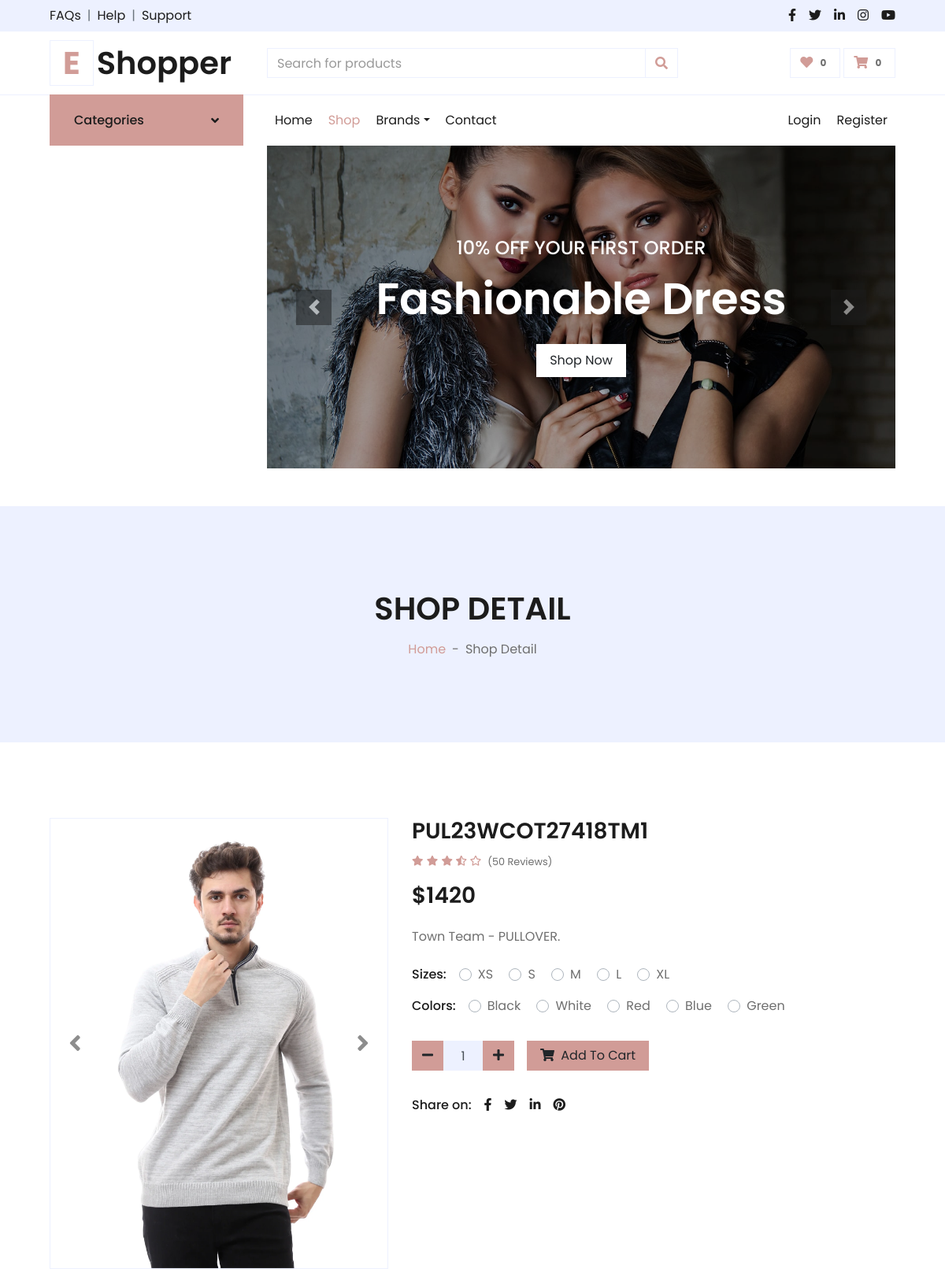
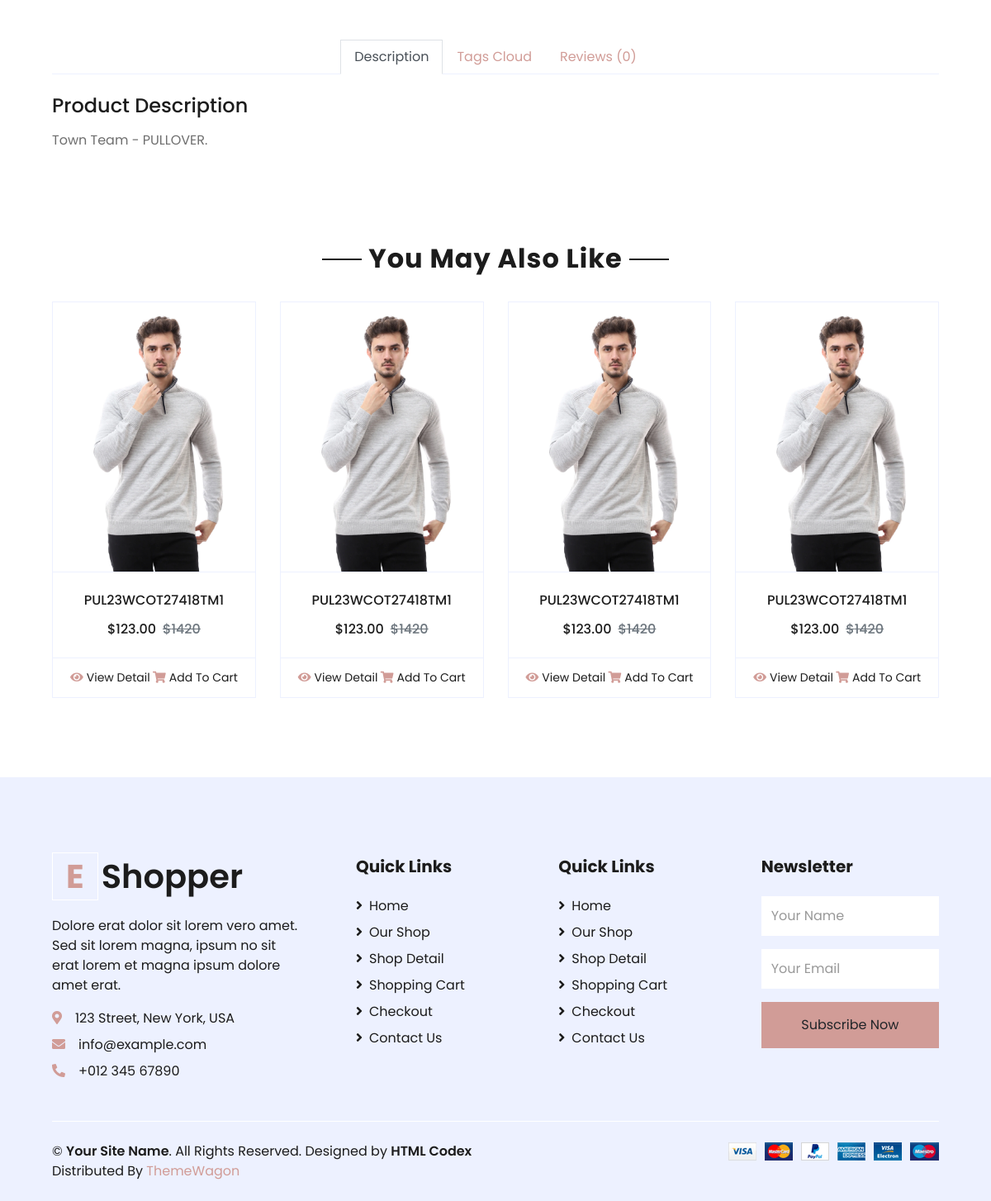
The page /products/pul23wcot27418tm1 on the database its author committed (2 pictures, top to bottom).
### products/models.py (models this page shows)
class Product(models.Model):
    name = models.CharField(unique=True, max_length=50)
    image = models.ImageField(upload_to='product/')
    stock = models.IntegerField(default=1)
    price = models.IntegerField(default=0)
    discount = models.IntegerField(default=0)
    description = models.TextField(max_length=10000)
    created_at = models.DateTimeField( default=timezone.now)
    slug = models.SlugField(null=True,blank=True , unique=True)
    views = models.PositiveIntegerField(default=0)
    is_available = models.BooleanField(default=True)
    tags = TaggableManager()
    subcategory = models.ForeignKey("Subcategory",null=True,blank=True, on_delete=models.CASCADE)
    PRDBrand = models.ForeignKey('Brand' ,related_name='product_brand', on_delete=models.CASCADE , blank=True, null=True ,verbose_name=_("Brand "))
    class Meta:
        ordering = ["name"]
    def save(self,*args, **kwargs):
        if not self.slug:
            self.slug=slugify(self.name)
        super(Product,self).save(*args,**kwargs)
    def get_absolute_url(self):
        return reverse("product_detail", args=[self.slug])
    def __str__(self):
        return self.name

### products/views.py (the view)
# urls.py: path('<slug:product_slug>', product_detail ,name = 'product_detail'),
def product_detail(request ,product_slug):
    try:
        single_product = Product.objects.get(slug=product_slug)
        single_product.views+=1
        single_product.save()
        related = Product.objects.filter(subcategory=single_product.subcategory)
    except Exception as e:
        raise e
    context = {
        'single_product':single_product,
        'related':related,
    }
    return render(request , 'products/product_detail.html' , context)

### products/models.py (called while the page is built)
    def get_url(self):
        return reverse('product_by_subcategory',args=[self.id])

    def get_url(self):
        return reverse('product_by_brand',args=[self.slug])

    def __str__(self):
        return self.BRDName

### products/product_context.py (called while the page is built)
def category_nav(request):
    categories = Category.objects.all()
    brands = Brand.objects.all()
    context = {
        'categories':categories,
        'brands':brands
    }
    return context

### products/templates/products/product_detail.html (shortened to what this page needs)
{% extends "base.html" %}
{% load static %}
{% block body %}
    <div class="container-fluid bg-secondary mb-5">
        <div class="d-flex flex-column align-items-center justify-content-center" style="min-height: 300px">
            <h1 class="font-weight-semi-bold text-uppercase mb-3">Shop Detail</h1>
            <div class="d-inline-flex">
                <p class="m-0"><a href="">Home</a></p>
                <p class="m-0 px-2">-</p>
                <p class="m-0">Shop Detail</p>
            </div>
        </div>
    </div>
    <div class="container-fluid py-5">
        <div class="row px-xl-5">
            <div class="col-lg-5 pb-5">
                <div id="product-carousel" class="carousel slide" data-ride="carousel">
                    <div class="carousel-inner border">
                        <div class="carousel-item active">
                            <img class="w-100 h-100" src="{{single_product.image.url}}" alt="Image">
                        </div>
                    </div>
                    <a class="carousel-control-prev" href="#product-carousel" data-slide="prev">
                        <i class="fa fa-2x fa-angle-left text-dark"></i>
                    </a>
                    <a class="carousel-control-next" href="#product-carousel" data-slide="next">
                        <i class="fa fa-2x fa-angle-right text-dark"></i>
                    </a>
                </div>
            </div>
            <div class="col-lg-7 pb-5">
                <h3 class="font-weight-semi-bold">{{single_product}}</h3>
                <div class="d-flex mb-3">
                    <div class="text-primary mr-2">
                        <small class="fas fa-star"></small>
                        <small class="fas fa-star"></small>
                        <small class="fas fa-star"></small>
                        <small class="fas fa-star-half-alt"></small>
                        <small class="far fa-star"></small>
                    </div>
                    <small class="pt-1">(50 Reviews)</small>
                </div>
                <h3 class="font-weight-semi-bold mb-4">${{single_product.price}}</h3>
                <p class="mb-4">{{single_product.description}}</p>
                <div class="d-flex mb-3">
                    <p class="text-dark font-weight-medium mb-0 mr-3">Sizes:</p>
                    <form>
                        <div class="custom-control custom-radio custom-control-inline">
                            <label class="custom-control-label" for="size-1">XS</label>
                        </div>
                        <div class="custom-control custom-radio custom-control-inline">
                            <label class="custom-control-label" for="size-2">S</label>
                        </div>
                        <div class="custom-control custom-radio custom-control-inline">
                            <label class="custom-control-label" for="size-3">M</label>
                        </div>
                        <div class="custom-control custom-radio custom-control-inline">
                            <label class="custom-control-label" for="size-4">L</label>
                        </div>
                        <div class="custom-control custom-radio custom-control-inline">
                            <label class="custom-control-label" for="size-5">XL</label>
                        </div>
                    </form>
                </div>
                <div class="d-flex mb-4">
                    <p class="text-dark font-weight-medium mb-0 mr-3">Colors:</p>
                    <form>
                        <div class="custom-control custom-radio custom-control-inline">
                            <label class="custom-control-label" for="color-1">Black</label>
                        </div>
                        <div class="custom-control custom-radio custom-control-inline">
                            <label class="custom-control-label" for="color-2">White</label>
                        </div>
                        <div class="custom-control custom-radio custom-control-inline">
                            <label class="custom-control-label" for="color-3">Red</label>
                        </div>
                        <div class="custom-control custom-radio custom-control-inline">
                            <label class="custom-control-label" for="color-4">Blue</label>
                        </div>
                        <div class="custom-control custom-radio custom-control-inline">
                            <label class="custom-control-label" for="color-5">Green</label>
                        </div>
                    </form>
                </div>
                <div class="d-flex align-items-center mb-4 pt-2">
                    <div class="input-group quantity mr-3" style="width: 130px;">
                        <div class="input-group-btn">
                            <button class="btn btn-primary btn-minus" >
                            <i class="fa fa-minus"></i>
                            </button>
                        </div>
                        <input type="text" class="form-control bg-secondary text-center" value="1">
                        <div class="input-group-btn">
                            <button class="btn btn-primary btn-plus">
                                <i class="fa fa-plus"></i>
                            </button>
                        </div>
                    </div>
                    <button class="btn btn-primary px-3"><i class="fa fa-shopping-cart mr-1"></i> Add To Cart</button>
                </div>
                <div class="d-flex pt-2">
                    <p class="text-dark font-weight-medium mb-0 mr-2">Share on:</p>
                    <div class="d-inline-flex">
                        <a class="text-dark px-2" href="">
                            <i class="fab fa-facebook-f"></i>
                        </a>
                        <a class="text-dark px-2" href="">
                            <i class="fab fa-twitter"></i>
                        </a>
                        <a class="text-dark px-2" href="">
                            <i class="fab fa-linkedin-in"></i>
                        </a>
                        <a class="text-dark px-2" href="">
                            <i class="fab fa-pinterest"></i>
                        </a>
                    </div>
                </div>
            </div>
        </div>
        <div class="row px-xl-5">
            <div class="col">
                <div class="nav nav-tabs justify-content-center border-secondary mb-4">
                    <a class="nav-item nav-link active" data-toggle="tab" href="#tab-pane-1">Description</a>
                    <a class="nav-item nav-link" data-toggle="tab" href="#tab-pane-2">Tags Cloud</a>
                    <a class="nav-item nav-link" data-toggle="tab" href="#tab-pane-3">Reviews (0)</a>
                </div>
                <div class="tab-content">
                    <div class="tab-pane fade show active" id="tab-pane-1">
                        <h4 class="mb-3">Product Description</h4>
                        <p>{{single_product.description}}</p>
                    </div>
                </div>
            </div>
        </div>
    </div>
    <div class="container-fluid py-5">
        <div class="text-center mb-4">
            <h2 class="section-title px-5"><span class="px-2">You May Also Like</span></h2>
        </div>
        <div class="row px-xl-5">
            <div class="col">
                <div class="owl-carousel related-carousel">
                    {% for related_product in related %}
                    <div class="card product-item border-0">
                        <div class="card-header product-img position-relative overflow-hidden bg-transparent border p-0">
                            <img class="img-fluid w-100" src="{{related_product.image.url}}" alt="">
                        </div>
                        <div class="card-body border-left border-right text-center p-0 pt-4 pb-3">
                            <h6 class="text-truncate mb-3">{{related_product.name}}</h6>
                            <div class="d-flex justify-content-center">
                                <h6>$123.00</h6><h6 class="text-muted ml-2"><del>${{related_product.price}}</del></h6>
                            </div>
                        </div>
                        <div class="card-footer d-flex justify-content-between bg-light border">
                            <a href="{{related_product.get_absolute_url}}" class="btn btn-sm text-dark p-0"><i class="fas fa-eye text-primary mr-1"></i>View Detail</a>
                            <a href="" class="btn btn-sm text-dark p-0"><i class="fas fa-shopping-cart text-primary mr-1"></i>Add To Cart</a>
                        </div>
                    </div>
                    {% endfor %}
                </div>
            </div>
        </div>
    </div>
{% endblock body %}

### rows shown on the page
Product: image (picture), name "PUL23WCOT27418TM1", price "1420", description "Town Team - PULLOVER."
